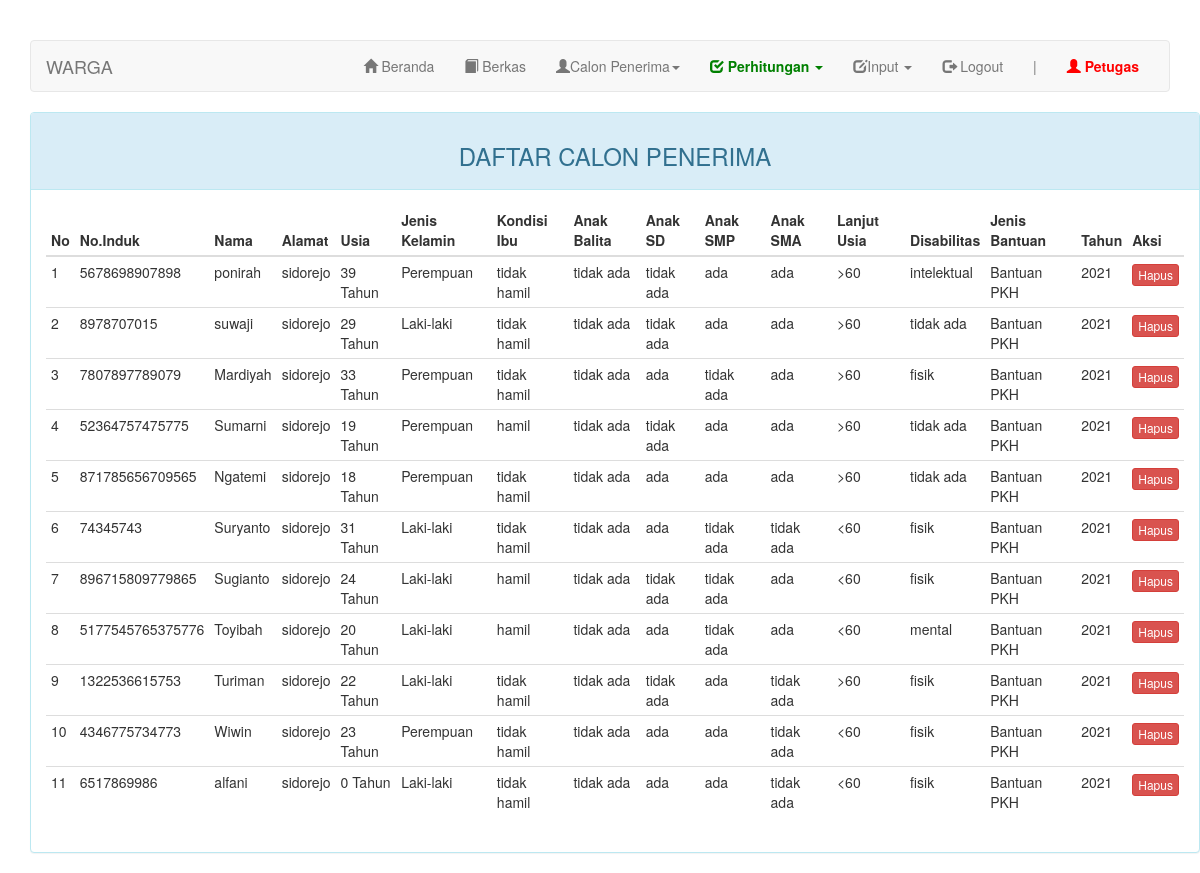
The app's page /index.php?page=warga (signed in), older data.
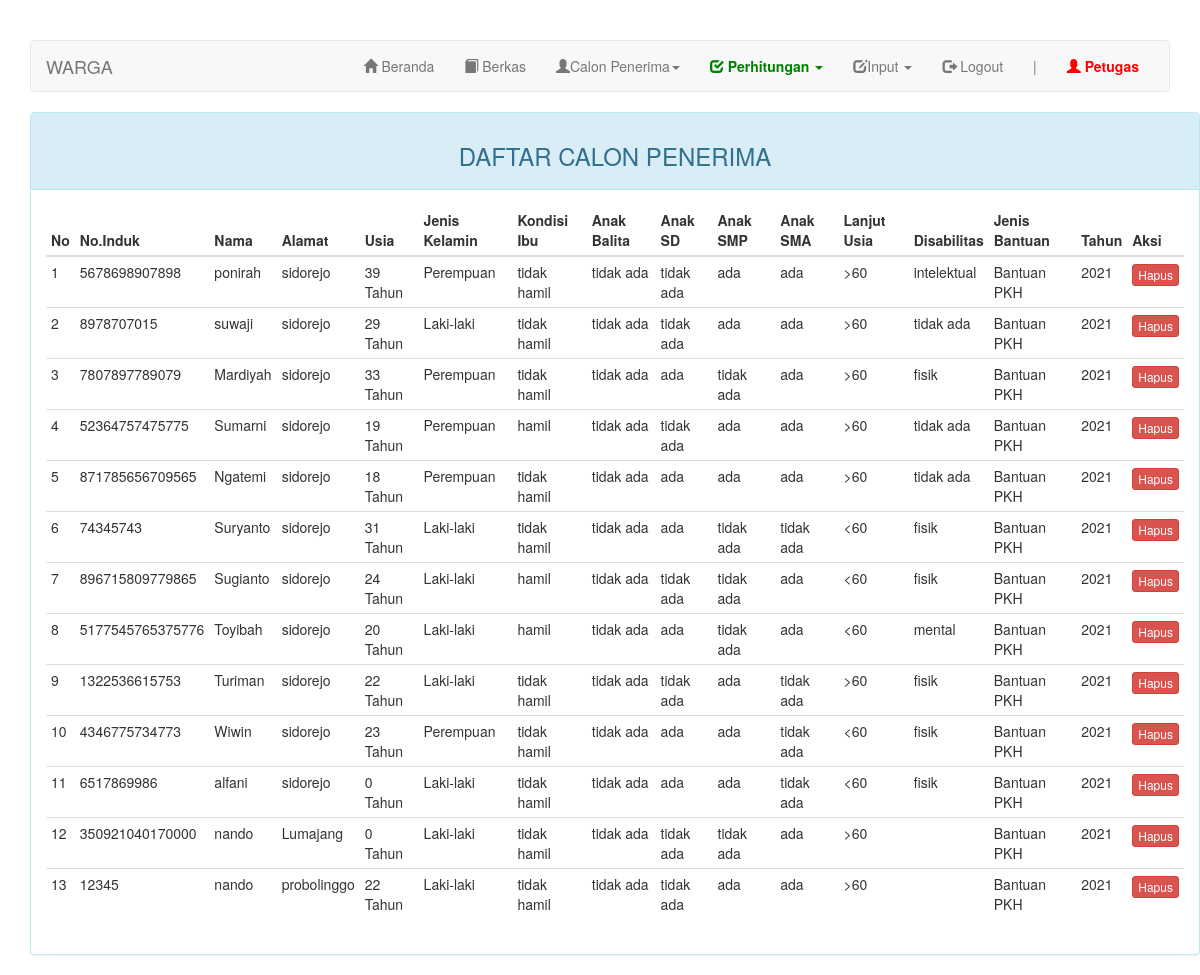
The same page, newer data.
### tables this page shows
CREATE TABLE `warga` (
  `nomor` int(11) NOT NULL,
  `nik` bigint(21) DEFAULT NULL,
  `username` varchar(30) NOT NULL,
  `kd_jenis_bantuan` int(11) DEFAULT NULL,
  `nama` varchar(30) DEFAULT NULL,
  `alamat` varchar(100) DEFAULT NULL,
  `tanggal_lahir` date DEFAULT NULL,
  `jenis_kelamin` enum('Laki-laki','Perempuan') DEFAULT NULL,
  `kondisi_ibu` enum('hamil','menyusui','tidak hamil') DEFAULT NULL,
  `anak_balita` enum('ada','tidak ada') DEFAULT NULL,
  `anak_sd` enum('ada','tidak ada') DEFAULT NULL,
  `anak_smp` enum('ada','tidak ada') DEFAULT NULL,
  `anak_sma` enum('ada','tidak ada') DEFAULT NULL,
  `lanjut_usia` enum('<60','>60') DEFAULT NULL,
  `disabilitas` enum('tidak ada','intelektual','mental','fisik') DEFAULT NULL,
  `tahun_mengajukan` char(4) DEFAULT NULL
);

CREATE TABLE `jenis_bantuan` (
  `kd_jenis_bantuan` int(11) NOT NULL,
  `nama` varchar(50) DEFAULT NULL
);

### page/warga.php (the view, shortened to what this page needs)
    <div class="container">
        <div class="row">
	    <div class="panel panel-info">
	        <div class="panel-heading"><h3 class="text-center">DAFTAR CALON PENERIMA</h3></div>
	        <div class="panel-body">
	            <table class="table table-condensed">
	                <thead>
	                    <tr>
	                        <th>No</th>
	                        <th>No.Induk</th>
	                        <th>Nama</th>
	                        <th>Alamat</th>
	                        <th>Usia</th>
	                        <th>Jenis Kelamin</th>
	                        <th>Kondisi Ibu</th>
							<th>Anak Balita</th>
							<th>Anak SD</th>
							<th>Anak SMP</th>
							<th>Anak SMA</th>
	                        <th>Lanjut Usia</th>
	                        <th>Disabilitas</th>
	                        <th>Jenis Bantuan</th>
	                        <th>Tahun</th>
	                        <th>Aksi</th>
	                    </tr>
	                </thead>
	                <tbody>
	                    <?php $no = 1; ?>
	                    <?php if ($query = $connection->query("SELECT k.*, d.nama AS nama_jenis_bantuan FROM warga k LEFT JOIN jenis_bantuan d ON k.kd_jenis_bantuan = d.kd_jenis_bantuan")): ?>
	                        <?php while($row = $query->fetch_assoc()):
	                        	$dateOfBirth = $row['tanggal_lahir'];
	                        	$dob = new DateTime($dateOfBirth);
	                        	$now = new DateTime();
	                        	$diff = $now->diff($dob);
	                        ?>
	                        <tr>
	                            <td><?=$no++?></td>
	                            <td><?=$row['nik']?></td>
	                            <td><?=$row['nama']?></td>
	                            <td><?=$row['alamat']?></td>
	                            <td><?=$diff->y?> Tahun</td>
	                            <td><?=$row['jenis_kelamin']?></td>
	                            <td><?=$row['kondisi_ibu']?></td>
	                            <td><?=$row['anak_balita']?></td>
								<td><?=$row['anak_sd']?></td>
								<td><?=$row['anak_smp']?></td>
								<td><?=$row['anak_sma']?></td>
	                            <td><?=$row['lanjut_usia']?></td>
	                            <td><?=$row['disabilitas']?></td>
	                            <td><?=$row['nama_jenis_bantuan']?></td>
	                            <td><?=$row['tahun_mengajukan']?></td>
	                            <td>
	                                <div class="btn-group">
	                                    <a href="?page=warga&action=delete&key=<?=$row['nomor']?>" class="btn btn-danger btn-xs">Hapus</a>
	                                </div>
	                            </td>
	                        </tr>
	                        <?php endwhile ?>
	                    <?php endif ?>
	                </tbody>
	            </table>
	        </div>
	    </div>
	</div>
</div>

### index.php (shortened to what this page needs)
<?php
require_once "config.php";
?>
<!DOCTYPE html>
<html lang="en">
<head>
    <link rel="stylesheet" href="assets/css/bootstrap.min.css">
</head>
<body>
    <div class="container">
        <nav class="navbar navbar-default">
            <div class="container-fluid">
                <div class="navbar-header">
                    <a class="navbar-brand" href="#"><?php $str = (isset($_GET["page"])) ? (($_GET["page"] == "nilai") ? "persyaratan" : $_GET["page"]) : "home"; echo strtoupper($str)?></a>
                </div>
                <div class="collapse navbar-collapse" id="bs-example-navbar-collapse-1">
                    <ul class="nav navbar-nav navbar-right">
                        <li ><a href="?page=home" > <i class="glyphicon glyphicon-home"></i> Beranda<span class="sr-only">(current)</span></a></li>
                        <li><a href="?page=download"> <i class="glyphicon glyphicon-book"></i> Berkas <span class="sr-only">(current)</span></a></li>
                        <li class="dropdown">
                          <a href="#" class="dropdown-toggle" data-toggle="dropdown" role="button" aria-haspopup="true" aria-expanded="false"> <i class="glyphicon glyphicon-user"></i>Calon Penerima<span class="caret"></span></a>
                    </li>
                        <li class="dropdown">
                          <a href="#" class="dropdown-toggle" style="font-weight: bold; color: green;" data-toggle="dropdown" role="button" aria-haspopup="true" aria-expanded="false"> <i class="glyphicon glyphicon-check"></i> Perhitungan <span class="caret"></span></a>
                        </li>
                        <li class="dropdown">
                          <a href="#" class="dropdown-toggle" data-toggle="dropdown" role="button" aria-haspopup="true" aria-expanded="false"><i class="glyphicon glyphicon-edit"></i>Input <span class="caret"></span></a>
                        </li>
                        <li><a href="logout.php"> <i class="glyphicon glyphicon-log-out"></i> Logout</a></li>
                        <li><a href="#">|</a></li>
                        <li><a href="#" style="font-weight: bold; color: red;"> <i class="glyphicon glyphicon-user"></i> <?= ucfirst($_SESSION["username"]) ?></a></li>
                    </ul>
                </div>
            </div>
        </nav>
        <div class="row">
            <div class="col-md-12">
              <?php include page($_PAGE); ?>
            </div>
        </div>
    </div>
</body>
</html>

### index.php (style rules this page uses)
body { margin-top: 40px; }

Row changes from the older to the newer data that the page shows:
added warga: nik "350921040170000", nama "nando", alamat "Lumajang", tanggal_lahir "0", jenis_kelamin "Laki-laki", kondisi_ibu "tidak hamil", anak_balita "tidak ada", anak_sd "tidak ada", anak_smp "tidak ada", anak_sma "ada", lanjut_usia ">60", kd_jenis_bantuan.nama "Bantuan PKH", tahun_mengajukan "2021"
added warga: nik "12345", nama "nando", alamat "probolinggo", tanggal_lahir "22", jenis_kelamin "Laki-laki", kondisi_ibu "tidak hamil", anak_balita "tidak ada", anak_sd "tidak ada", anak_smp "ada", anak_sma "ada", lanjut_usia ">60", kd_jenis_bantuan.nama "Bantuan PKH", tahun_mengajukan "2021"
